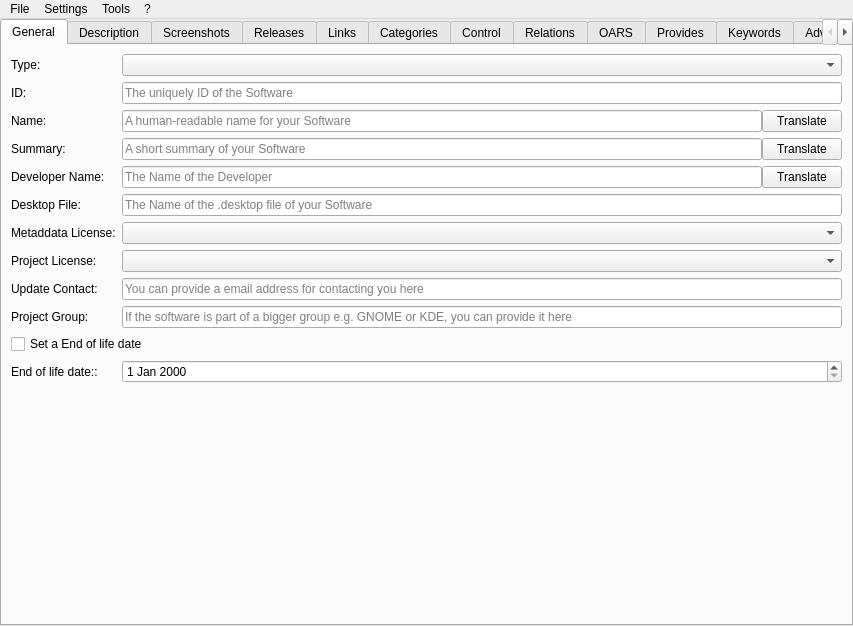
<?xml version="1.0" encoding="UTF-8"?>
<ui version="4.0">
 <class>MainWindow</class>
 <widget class="QMainWindow" name="MainWindow">
  <property name="geometry">
   <rect>
    <x>0</x>
    <y>0</y>
    <width>853</width>
    <height>626</height>
   </rect>
  </property>
  <property name="windowTitle">
   <string notr="true">jdAppStreamEdit</string>
  </property>
  <property name="documentMode">
   <bool>false</bool>
  </property>
  <widget class="QWidget" name="centralwidget">
   <layout class="QHBoxLayout" name="horizontalLayout">
    <property name="leftMargin">
     <number>0</number>
    </property>
    <property name="topMargin">
     <number>0</number>
    </property>
    <property name="rightMargin">
     <number>0</number>
    </property>
    <property name="bottomMargin">
     <number>0</number>
    </property>
    <item>
     <widget class="QTabWidget" name="main_tab_widget">
      <property name="currentIndex">
       <number>0</number>
      </property>
      <widget class="QWidget" name="tab">
       <attribute name="title">
        <string>General</string>
       </attribute>
       <layout class="QFormLayout" name="formLayout">
        <item row="0" column="0">
         <widget class="QLabel" name="label_22">
          <property name="text">
           <string>Type:</string>
          </property>
         </widget>
        </item>
        <item row="0" column="1">
         <widget class="QComboBox" name="component_type_box"/>
        </item>
        <item row="1" column="0">
         <widget class="QLabel" name="label">
          <property name="text">
           <string>ID:</string>
          </property>
         </widget>
        </item>
        <item row="1" column="1">
         <widget class="QLineEdit" name="id_edit">
          <property name="placeholderText">
           <string>The uniquely ID of the Software</string>
          </property>
         </widget>
        </item>
        <item row="2" column="0">
         <widget class="QLabel" name="label_2">
          <property name="text">
           <string>Name:</string>
          </property>
         </widget>
        </item>
        <item row="2" column="1">
         <layout class="QHBoxLayout" name="horizontalLayout_6">
          <property name="spacing">
           <number>0</number>
          </property>
          <item>
           <widget class="QLineEdit" name="name_edit">
            <property name="text">
             <string/>
            </property>
            <property name="placeholderText">
             <string>A human-readable name for your Software</string>
            </property>
           </widget>
          </item>
          <item>
           <widget class="QPushButton" name="translate_name_button">
            <property name="text">
             <string>Translate</string>
            </property>
           </widget>
          </item>
         </layout>
        </item>
        <item row="3" column="0">
         <widget class="QLabel" name="label_7">
          <property name="text">
           <string>Summary:</string>
          </property>
         </widget>
        </item>
        <item row="3" column="1">
         <layout class="QHBoxLayout" name="horizontalLayout_7">
          <property name="spacing">
           <number>0</number>
          </property>
          <item>
           <widget class="QLineEdit" name="summary_edit">
            <property name="placeholderText">
             <string>A short summary of your Software</string>
            </property>
           </widget>
          </item>
          <item>
           <widget class="QPushButton" name="translate_summary_button">
            <property name="text">
             <string>Translate</string>
            </property>
           </widget>
          </item>
         </layout>
        </item>
        <item row="4" column="0">
         <widget class="QLabel" name="label_8">
          <property name="text">
           <string>Developer Name:</string>
          </property>
         </widget>
        </item>
        <item row="4" column="1">
         <layout class="QHBoxLayout" name="horizontalLayout_9">
          <property name="spacing">
           <number>0</number>
          </property>
          <item>
           <widget class="QLineEdit" name="developer_name_edit">
            <property name="placeholderText">
             <string>The Name of the Developer</string>
            </property>
           </widget>
          </item>
          <item>
           <widget class="QPushButton" name="translate_developer_name_button">
            <property name="text">
             <string>Translate</string>
            </property>
           </widget>
          </item>
         </layout>
        </item>
        <item row="5" column="0">
         <widget class="QLabel" name="label_19">
          <property name="text">
           <string>Desktop File:</string>
          </property>
         </widget>
        </item>
        <item row="5" column="1">
         <widget class="QLineEdit" name="desktop_file_edit">
          <property name="placeholderText">
           <string>The Name of the .desktop file of your Software</string>
          </property>
         </widget>
        </item>
        <item row="6" column="0">
         <widget class="QLabel" name="label_3">
          <property name="text">
           <string>Metaddata License:</string>
          </property>
         </widget>
        </item>
        <item row="6" column="1">
         <widget class="QComboBox" name="metadata_license_box"/>
        </item>
        <item row="7" column="0">
         <widget class="QLabel" name="label_4">
          <property name="text">
           <string>Project License:</string>
          </property>
         </widget>
        </item>
        <item row="7" column="1">
         <widget class="QComboBox" name="project_license_box">
          <property name="editable">
           <bool>false</bool>
          </property>
         </widget>
        </item>
        <item row="8" column="0">
         <widget class="QLabel" name="label_5">
          <property name="text">
           <string>Update Contact:</string>
          </property>
         </widget>
        </item>
        <item row="8" column="1">
         <widget class="QLineEdit" name="update_contact_edit">
          <property name="placeholderText">
           <string>You can provide a email address for contacting you here</string>
          </property>
         </widget>
        </item>
        <item row="9" column="0">
         <widget class="QLabel" name="label_6">
          <property name="text">
           <string>Project Group:</string>
          </property>
         </widget>
        </item>
        <item row="9" column="1">
         <widget class="QLineEdit" name="project_group_edit">
          <property name="placeholderText">
           <string>If the software is part of a bigger group e.g. GNOME or KDE, you can provide it here</string>
          </property>
         </widget>
        </item>
        <item row="12" column="0">
         <widget class="QLabel" name="end_of_life_label">
          <property name="text">
           <string>End of life date::</string>
          </property>
         </widget>
        </item>
        <item row="10" column="0" colspan="2">
         <widget class="QCheckBox" name="end_of_life_check_box">
          <property name="text">
           <string>Set a End of life date</string>
          </property>
         </widget>
        </item>
        <item row="12" column="1">
         <widget class="QDateEdit" name="end_of_life_date_edit"/>
        </item>
       </layout>
      </widget>
      <widget class="QWidget" name="description_tab">
       <attribute name="title">
        <string>Description</string>
       </attribute>
       <layout class="QVBoxLayout" name="description_layout">
        <property name="leftMargin">
         <number>0</number>
        </property>
        <property name="topMargin">
         <number>0</number>
        </property>
        <property name="rightMargin">
         <number>0</number>
        </property>
        <property name="bottomMargin">
         <number>0</number>
        </property>
       </layout>
      </widget>
      <widget class="QWidget" name="tab_2">
       <attribute name="title">
        <string>Screenshots</string>
       </attribute>
       <layout class="QVBoxLayout" name="verticalLayout">
        <item>
         <widget class="QTableWidget" name="screenshot_table">
          <property name="selectionBehavior">
           <enum>QAbstractItemView::SelectRows</enum>
          </property>
          <property name="rowCount">
           <number>0</number>
          </property>
          <property name="columnCount">
           <number>4</number>
          </property>
          <column>
           <property name="text">
            <string>URL</string>
           </property>
          </column>
          <column>
           <property name="text">
            <string>Default</string>
           </property>
          </column>
          <column>
           <property name="text">
            <string>Edit</string>
           </property>
          </column>
          <column>
           <property name="text">
            <string>Remove</string>
           </property>
          </column>
         </widget>
        </item>
        <item>
         <layout class="QHBoxLayout" name="horizontalLayout_2">
          <item>
           <widget class="QPushButton" name="screenshot_add_button">
            <property name="text">
             <string>Add</string>
            </property>
           </widget>
          </item>
          <item>
           <widget class="QPushButton" name="check_screenshot_url_button">
            <property name="text">
             <string>Check Image URLs</string>
            </property>
           </widget>
          </item>
         </layout>
        </item>
       </layout>
      </widget>
      <widget class="QWidget" name="releases_tab">
       <attribute name="title">
        <string>Releases</string>
       </attribute>
       <layout class="QVBoxLayout" name="releases_layout">
        <item>
         <widget class="QRadioButton" name="internal_releases_radio_button">
          <property name="text">
           <string>Internal</string>
          </property>
         </widget>
        </item>
        <item>
         <widget class="QLabel" name="releases_widget_placeholder">
          <property name="text">
           <string notr="true">Releases Widget Placeholder</string>
          </property>
          <property name="alignment">
           <set>Qt::AlignCenter</set>
          </property>
         </widget>
        </item>
        <item>
         <widget class="QRadioButton" name="external_releases_radio_button">
          <property name="text">
           <string>External</string>
          </property>
         </widget>
        </item>
        <item>
         <layout class="QHBoxLayout" name="horizontalLayout_3">
          <item>
           <widget class="QLabel" name="external_releases_url_label">
            <property name="text">
             <string>URL:</string>
            </property>
           </widget>
          </item>
          <item>
           <widget class="QLineEdit" name="external_releases_url_edit"/>
          </item>
         </layout>
        </item>
       </layout>
      </widget>
      <widget class="QWidget" name="tab_3">
       <attribute name="title">
        <string>Links</string>
       </attribute>
       <layout class="QVBoxLayout" name="verticalLayout_3">
        <item>
         <layout class="QFormLayout" name="formLayout_2">
          <item row="0" column="0">
           <widget class="QLabel" name="homepage_url_label">
            <property name="text">
             <string>Homepage:</string>
            </property>
           </widget>
          </item>
          <item row="0" column="1">
           <widget class="QLineEdit" name="homepage_url_edit">
            <property name="placeholderText">
             <string>Should be a link to the upstream homepage for the component</string>
            </property>
           </widget>
          </item>
          <item row="1" column="0">
           <widget class="QLabel" name="bugtracker_url_label">
            <property name="text">
             <string>Bugtracker:</string>
            </property>
           </widget>
          </item>
          <item row="1" column="1">
           <widget class="QLineEdit" name="bugtracker_url_edit">
            <property name="placeholderText">
             <string>Should point to the software's bug tracking system, for users to report new bugs</string>
            </property>
           </widget>
          </item>
          <item row="2" column="0">
           <widget class="QLabel" name="faq_url_label">
            <property name="text">
             <string>FAQ:</string>
            </property>
           </widget>
          </item>
          <item row="2" column="1">
           <widget class="QLineEdit" name="faq_url_edit">
            <property name="placeholderText">
             <string>Should link a FAQ page for this software, to answer some of the most-asked questions in detail</string>
            </property>
           </widget>
          </item>
          <item row="3" column="0">
           <widget class="QLabel" name="help_url_label">
            <property name="text">
             <string>Help:</string>
            </property>
           </widget>
          </item>
          <item row="3" column="1">
           <widget class="QLineEdit" name="help_url_edit">
            <property name="placeholderText">
             <string>Should provide a web link to an online user's reference, a software manual or help page</string>
            </property>
           </widget>
          </item>
          <item row="4" column="0">
           <widget class="QLabel" name="donation_url_label">
            <property name="text">
             <string>Donation:</string>
            </property>
           </widget>
          </item>
          <item row="4" column="1">
           <widget class="QLineEdit" name="donation_url_edit">
            <property name="placeholderText">
             <string>URLs of this type should point to a webpage showing information on how to donate to the described software project</string>
            </property>
           </widget>
          </item>
          <item row="5" column="0">
           <widget class="QLabel" name="translate_url_label">
            <property name="text">
             <string>Translate:</string>
            </property>
           </widget>
          </item>
          <item row="5" column="1">
           <widget class="QLineEdit" name="translate_url_edit">
            <property name="placeholderText">
             <string>URLs of this type should point to a webpage where users can submit or modify translations of the upstream project</string>
            </property>
           </widget>
          </item>
          <item row="6" column="0">
           <widget class="QLabel" name="contact_url_label">
            <property name="text">
             <string>Contact:</string>
            </property>
           </widget>
          </item>
          <item row="6" column="1">
           <widget class="QLineEdit" name="contact_url_edit">
            <property name="placeholderText">
             <string>URLs of this type should allow the user to contact the developer</string>
            </property>
           </widget>
          </item>
          <item row="7" column="0">
           <widget class="QLabel" name="vcs_browser_url_label">
            <property name="text">
             <string>Sourcecode:</string>
            </property>
           </widget>
          </item>
          <item row="7" column="1">
           <widget class="QLineEdit" name="vcs_browser_url_edit">
            <property name="placeholderText">
             <string>URLs of this type should point to a webpage on which the user can browse the sourcecode</string>
            </property>
           </widget>
          </item>
          <item row="8" column="0">
           <widget class="QLabel" name="contribute_url_label">
            <property name="text">
             <string>Contribute:</string>
            </property>
           </widget>
          </item>
          <item row="8" column="1">
           <widget class="QLineEdit" name="contribute_url_edit">
            <property name="placeholderText">
             <string>URLs of this type should point to a webpage showing information on how to contribute to the described software project</string>
            </property>
           </widget>
          </item>
         </layout>
        </item>
        <item>
         <widget class="QPushButton" name="check_links_url_button">
          <property name="maximumSize">
           <size>
            <width>16777215</width>
            <height>16777215</height>
           </size>
          </property>
          <property name="text">
           <string>Check URLs</string>
          </property>
         </widget>
        </item>
        <item>
         <spacer name="verticalSpacer">
          <property name="orientation">
           <enum>Qt::Vertical</enum>
          </property>
          <property name="sizeHint" stdset="0">
           <size>
            <width>20</width>
            <height>40</height>
           </size>
          </property>
         </spacer>
        </item>
       </layout>
      </widget>
      <widget class="QWidget" name="tab_5">
       <attribute name="title">
        <string>Categories</string>
       </attribute>
       <layout class="QVBoxLayout" name="verticalLayout_4">
        <item>
         <widget class="QListWidget" name="categorie_list">
          <property name="dragDropMode">
           <enum>QAbstractItemView::InternalMove</enum>
          </property>
         </widget>
        </item>
        <item>
         <layout class="QHBoxLayout" name="horizontalLayout_4">
          <item>
           <widget class="QPushButton" name="categorie_add_button">
            <property name="text">
             <string>Add</string>
            </property>
           </widget>
          </item>
          <item>
           <widget class="QPushButton" name="categorie_remove_button">
            <property name="text">
             <string>Remove</string>
            </property>
           </widget>
          </item>
         </layout>
        </item>
       </layout>
      </widget>
      <widget class="QWidget" name="tab_6">
       <attribute name="title">
        <string>Control</string>
       </attribute>
       <layout class="QVBoxLayout" name="verticalLayout_5">
        <item>
         <widget class="QLabel" name="label_9">
          <property name="text">
           <string>You can select  here, how your Software can be controlled</string>
          </property>
         </widget>
        </item>
        <item>
         <layout class="QHBoxLayout" name="horizontalLayout_5">
          <item>
           <layout class="QFormLayout" name="formLayout_3">
            <item row="0" column="0">
             <widget class="QLabel" name="label_10">
              <property name="text">
               <string>Mouse:</string>
              </property>
             </widget>
            </item>
            <item row="0" column="1">
             <widget class="QComboBox" name="control_box_pointing">
              <property name="maximumSize">
               <size>
                <width>200</width>
                <height>16777215</height>
               </size>
              </property>
             </widget>
            </item>
            <item row="1" column="0">
             <widget class="QLabel" name="label_11">
              <property name="text">
               <string>Keyboard:</string>
              </property>
             </widget>
            </item>
            <item row="1" column="1">
             <widget class="QComboBox" name="control_box_keyboard">
              <property name="maximumSize">
               <size>
                <width>200</width>
                <height>16777215</height>
               </size>
              </property>
             </widget>
            </item>
            <item row="2" column="0">
             <widget class="QLabel" name="label_12">
              <property name="text">
               <string>Command Line:</string>
              </property>
             </widget>
            </item>
            <item row="2" column="1">
             <widget class="QComboBox" name="control_box_console">
              <property name="maximumSize">
               <size>
                <width>200</width>
                <height>16777215</height>
               </size>
              </property>
             </widget>
            </item>
            <item row="3" column="0">
             <widget class="QLabel" name="label_13">
              <property name="text">
               <string>Graphics Tablet:</string>
              </property>
             </widget>
            </item>
            <item row="3" column="1">
             <widget class="QComboBox" name="control_box_tablet">
              <property name="maximumSize">
               <size>
                <width>200</width>
                <height>16777215</height>
               </size>
              </property>
             </widget>
            </item>
            <item row="4" column="0">
             <widget class="QLabel" name="label_14">
              <property name="text">
               <string>Touchscreen:</string>
              </property>
             </widget>
            </item>
            <item row="4" column="1">
             <widget class="QComboBox" name="control_box_touch">
              <property name="maximumSize">
               <size>
                <width>200</width>
                <height>16777215</height>
               </size>
              </property>
             </widget>
            </item>
            <item row="5" column="0">
             <widget class="QLabel" name="label_15">
              <property name="text">
               <string>Gamepad:</string>
              </property>
             </widget>
            </item>
            <item row="5" column="1">
             <widget class="QComboBox" name="control_box_gamepad">
              <property name="maximumSize">
               <size>
                <width>200</width>
                <height>16777215</height>
               </size>
              </property>
             </widget>
            </item>
            <item row="6" column="0">
             <widget class="QLabel" name="label_16">
              <property name="text">
               <string>TV remote:</string>
              </property>
             </widget>
            </item>
            <item row="6" column="1">
             <widget class="QComboBox" name="control_box_tv_remote">
              <property name="maximumSize">
               <size>
                <width>200</width>
                <height>16777215</height>
               </size>
              </property>
             </widget>
            </item>
            <item row="7" column="0">
             <widget class="QLabel" name="label_17">
              <property name="text">
               <string>Voice:</string>
              </property>
             </widget>
            </item>
            <item row="7" column="1">
             <widget class="QComboBox" name="control_box_voice">
              <property name="maximumSize">
               <size>
                <width>200</width>
                <height>16777215</height>
               </size>
              </property>
             </widget>
            </item>
            <item row="8" column="0">
             <widget class="QLabel" name="label_18">
              <property name="text">
               <string>Computer vision:</string>
              </property>
             </widget>
            </item>
            <item row="8" column="1">
             <widget class="QComboBox" name="control_box_vision">
              <property name="sizePolicy">
               <sizepolicy hsizetype="Preferred" vsizetype="Maximum">
                <horstretch>0</horstretch>
                <verstretch>0</verstretch>
               </sizepolicy>
              </property>
              <property name="maximumSize">
               <size>
                <width>200</width>
                <height>16777215</height>
               </size>
              </property>
             </widget>
            </item>
           </layout>
          </item>
         </layout>
        </item>
        <item>
         <spacer name="verticalSpacer_2">
          <property name="orientation">
           <enum>Qt::Vertical</enum>
          </property>
          <property name="sizeHint" stdset="0">
           <size>
            <width>20</width>
            <height>40</height>
           </size>
          </property>
         </spacer>
        </item>
       </layout>
      </widget>
      <widget class="QWidget" name="relations_tab">
       <attribute name="title">
        <string>Relations</string>
       </attribute>
       <layout class="QVBoxLayout" name="relations_layout">
        <property name="leftMargin">
         <number>0</number>
        </property>
        <property name="topMargin">
         <number>0</number>
        </property>
        <property name="rightMargin">
         <number>0</number>
        </property>
        <property name="bottomMargin">
         <number>0</number>
        </property>
       </layout>
      </widget>
      <widget class="QWidget" name="oras_tab">
       <attribute name="title">
        <string>OARS</string>
       </attribute>
       <layout class="QVBoxLayout" name="oras_layout">
        <property name="spacing">
         <number>0</number>
        </property>
        <property name="leftMargin">
         <number>0</number>
        </property>
        <property name="topMargin">
         <number>0</number>
        </property>
        <property name="rightMargin">
         <number>0</number>
        </property>
        <property name="bottomMargin">
         <number>0</number>
        </property>
       </layout>
      </widget>
      <widget class="QWidget" name="tab_7">
       <attribute name="title">
        <string>Provides</string>
       </attribute>
       <layout class="QVBoxLayout" name="verticalLayout_6">
        <item>
         <widget class="QLabel" name="label_20">
          <property name="text">
           <string>This is for advanced users. For more information take a look at the Appstream documentation.</string>
          </property>
          <property name="alignment">
           <set>Qt::AlignCenter</set>
          </property>
         </widget>
        </item>
        <item>
         <widget class="QTableWidget" name="provides_table">
          <property name="selectionBehavior">
           <enum>QAbstractItemView::SelectRows</enum>
          </property>
          <column>
           <property name="text">
            <string>Type</string>
           </property>
          </column>
          <column>
           <property name="text">
            <string>Value</string>
           </property>
          </column>
          <column>
           <property name="text">
            <string>Remove</string>
           </property>
          </column>
         </widget>
        </item>
        <item>
         <widget class="QPushButton" name="provides_add_button">
          <property name="text">
           <string>Add</string>
          </property>
         </widget>
        </item>
       </layout>
      </widget>
      <widget class="QWidget" name="tab_8">
       <attribute name="title">
        <string>Keywords</string>
       </attribute>
       <layout class="QVBoxLayout" name="verticalLayout_7">
        <item>
         <widget class="QLabel" name="label_21">
          <property name="text">
           <string>You can manage the Keywords for the Software here</string>
          </property>
          <property name="alignment">
           <set>Qt::AlignCenter</set>
          </property>
         </widget>
        </item>
        <item>
         <widget class="QListWidget" name="keyword_list">
          <property name="dragDropMode">
           <enum>QAbstractItemView::InternalMove</enum>
          </property>
         </widget>
        </item>
        <item>
         <layout class="QHBoxLayout" name="horizontalLayout_8">
          <item>
           <widget class="QPushButton" name="keyword_add_button">
            <property name="text">
             <string>Add</string>
            </property>
           </widget>
          </item>
          <item>
           <widget class="QPushButton" name="keyword_edit_button">
            <property name="text">
             <string>Edit</string>
            </property>
           </widget>
          </item>
          <item>
           <widget class="QPushButton" name="keyword_remove_button">
            <property name="text">
             <string>Remove</string>
            </property>
           </widget>
          </item>
         </layout>
        </item>
       </layout>
      </widget>
      <widget class="QWidget" name="advanced_tab">
       <attribute name="title">
        <string>Advanced</string>
       </attribute>
       <layout class="QHBoxLayout" name="advanced_layout">
        <property name="spacing">
         <number>0</number>
        </property>
        <property name="leftMargin">
         <number>0</number>
        </property>
        <property name="topMargin">
         <number>0</number>
        </property>
        <property name="rightMargin">
         <number>0</number>
        </property>
        <property name="bottomMargin">
         <number>0</number>
        </property>
       </layout>
      </widget>
     </widget>
    </item>
   </layout>
  </widget>
  <widget class="QMenuBar" name="menubar">
   <property name="geometry">
    <rect>
     <x>0</x>
     <y>0</y>
     <width>853</width>
     <height>21</height>
    </rect>
   </property>
   <widget class="QMenu" name="menuFile">
    <property name="title">
     <string>File</string>
    </property>
    <widget class="QMenu" name="recent_files_menu">
     <property name="title">
      <string>Open recent</string>
     </property>
     <addaction name="actionPlaceholder"/>
    </widget>
    <widget class="QMenu" name="new_template_file_menu">
     <property name="title">
      <string>New (from Template)</string>
     </property>
     <addaction name="actionPlaceholder_2"/>
    </widget>
    <addaction name="new_action"/>
    <addaction name="new_desktop_file_action"/>
    <addaction name="new_template_file_menu"/>
    <addaction name="separator"/>
    <addaction name="open_action"/>
    <addaction name="recent_files_menu"/>
    <addaction name="open_url_action"/>
    <addaction name="separator"/>
    <addaction name="save_action"/>
    <addaction name="save_as_action"/>
    <addaction name="separator"/>
    <addaction name="exit_action"/>
   </widget>
   <widget class="QMenu" name="menu">
    <property name="title">
     <string>?</string>
    </property>
    <addaction name="welcome_dialog_action"/>
    <addaction name="documentation_action"/>
    <addaction name="separator"/>
    <addaction name="view_source_action"/>
    <addaction name="report_bug_action"/>
    <addaction name="translate_action"/>
    <addaction name="donate_action"/>
    <addaction name="separator"/>
    <addaction name="about_action"/>
    <addaction name="about_qt_action"/>
   </widget>
   <widget class="QMenu" name="menuSettings">
    <property name="title">
     <string>Settings</string>
    </property>
    <addaction name="settings_action"/>
    <addaction name="manage_templates_action"/>
    <addaction name="plugins_action"/>
   </widget>
   <widget class="QMenu" name="menuTools">
    <property name="title">
     <string>Tools</string>
    </property>
    <addaction name="validate_action"/>
    <addaction name="view_xml_action"/>
    <addaction name="preview_gnome_software"/>
   </widget>
   <addaction name="menuFile"/>
   <addaction name="menuSettings"/>
   <addaction name="menuTools"/>
   <addaction name="menu"/>
  </widget>
  <action name="open_action">
   <property name="text">
    <string>Open</string>
   </property>
   <property name="shortcut">
    <string notr="true">Ctrl+O</string>
   </property>
  </action>
  <action name="save_action">
   <property name="text">
    <string>Save</string>
   </property>
   <property name="shortcut">
    <string notr="true">Ctrl+S</string>
   </property>
  </action>
  <action name="save_as_action">
   <property name="text">
    <string>Save As...</string>
   </property>
  </action>
  <action name="about_action">
   <property name="text">
    <string>About</string>
   </property>
  </action>
  <action name="about_qt_action">
   <property name="text">
    <string>About Qt</string>
   </property>
  </action>
  <action name="exit_action">
   <property name="text">
    <string>Exit</string>
   </property>
   <property name="shortcut">
    <string notr="true">Ctrl+Q</string>
   </property>
  </action>
  <action name="new_action">
   <property name="text">
    <string>New</string>
   </property>
   <property name="shortcut">
    <string notr="true">Ctrl+N</string>
   </property>
  </action>
  <action name="settings_action">
   <property name="text">
    <string>Settings</string>
   </property>
  </action>
  <action name="validate_action">
   <property name="text">
    <string>Validate</string>
   </property>
  </action>
  <action name="actionPlaceholder">
   <property name="text">
    <string notr="true">Placeholder</string>
   </property>
  </action>
  <action name="documentation_action">
   <property name="text">
    <string>AppStream documentation</string>
   </property>
  </action>
  <action name="view_xml_action">
   <property name="text">
    <string>View XML</string>
   </property>
  </action>
  <action name="preview_gnome_software">
   <property name="text">
    <string>Preview in Gnome Software</string>
   </property>
  </action>
  <action name="welcome_dialog_action">
   <property name="text">
    <string>Show welcome dialog</string>
   </property>
  </action>
  <action name="open_url_action">
   <property name="text">
    <string>Open from URL</string>
   </property>
  </action>
  <action name="new_desktop_file_action">
   <property name="text">
    <string>New (from .desktop file)</string>
   </property>
  </action>
  <action name="manage_templates_action">
   <property name="text">
    <string>Manage templates</string>
   </property>
  </action>
  <action name="actionPlaceholder_2">
   <property name="text">
    <string notr="true">Placeholder</string>
   </property>
  </action>
  <action name="view_source_action">
   <property name="text">
    <string>View Source</string>
   </property>
  </action>
  <action name="report_bug_action">
   <property name="text">
    <string>Report Bug</string>
   </property>
  </action>
  <action name="translate_action">
   <property name="text">
    <string>Translate</string>
   </property>
  </action>
  <action name="donate_action">
   <property name="text">
    <string>Donate</string>
   </property>
  </action>
  <action name="plugins_action">
   <property name="text">
    <string>Plugins</string>
   </property>
  </action>
 </widget>
 <resources/>
 <connections/>
</ui>
